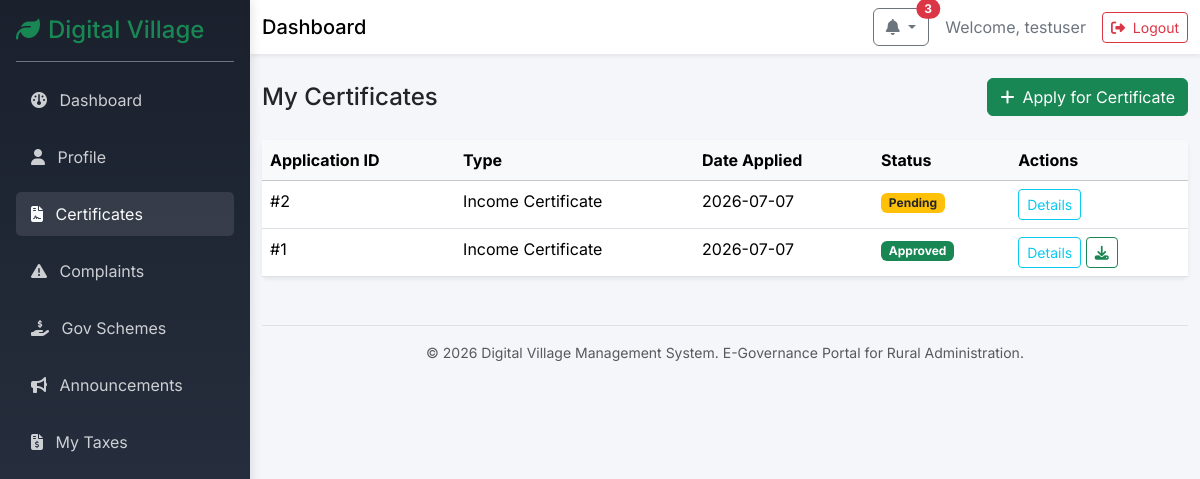
/villager/certificates (signed in), run on the app's committed database.
### models/user.py (models this page shows, shortened)
class User(UserMixin, db.Model):
    __tablename__ = 'users'
    id = db.Column(db.Integer, primary_key=True)
    username = db.Column(db.String(64), index=True, unique=True, nullable=False)
    password_hash = db.Column(db.String(256), nullable=False)
    role = db.Column(db.String(20), nullable=False, default='villager') # 'admin' or 'villager'
    created_at = db.Column(db.DateTime, default=datetime.utcnow)

### models/certificate.py (models this page shows)
class Certificate(db.Model):
    __tablename__ = 'certificates'
    id = db.Column(db.Integer, primary_key=True)
    villager_id = db.Column(db.Integer, db.ForeignKey('villagers.id'), nullable=False)
    type = db.Column(db.String(50), nullable=False)
    applicant_name = db.Column(db.String(100), nullable=False)
    address = db.Column(db.Text, nullable=False)
    mobile = db.Column(db.String(15), nullable=False)
    aadhaar = db.Column(db.String(12), nullable=False)
    document_filename = db.Column(db.String(255), nullable=True)
    status = db.Column(db.String(20), nullable=False, default='Pending') # Pending, Approved, Rejected
    remarks = db.Column(db.Text, nullable=True)
    submission_date = db.Column(db.DateTime, default=datetime.utcnow)
    villager = db.relationship('Villager', backref=db.backref('certificates', lazy=True))

### routes/villager.py (the view)
@villager_bp.route('/certificates')
def certificates():
    certs = Certificate.query.filter_by(villager_id=current_user.villager_profile.id).order_by(Certificate.submission_date.desc()).all()
    return render_template('villager/certificates.html', certificates=certs)

### routes/villager.py (called while the page is built)
@villager_bp.before_request
@login_required
def check_role():
    if current_user.role != 'villager':
        flash('Access denied. This section is for villagers only.', 'danger')
        return redirect(url_for('main.index'))

### templates/villager/certificates.html (shortened to what this page needs)
{% extends "dashboard_base.html" %}
{% block content %}
<div class="d-flex justify-content-between align-items-center mb-4">
    <h4 class="mb-0">My Certificates</h4>
    <a href="{{ url_for('villager.apply_certificate') }}" class="btn btn-success">
        <i class="fa-solid fa-plus me-2"></i>Apply for Certificate
    </a>
</div>
<div class="card shadow-sm border-0">
    <div class="card-body p-0">
        <div class="table-responsive">
            <table class="table table-hover mb-0">
                <thead class="table-light">
                    <tr>
                        <th>Application ID</th>
                        <th>Type</th>
                        <th>Date Applied</th>
                        <th>Status</th>
                        <th>Actions</th>
                    </tr>
                </thead>
                <tbody>
                    {% for cert in certificates %}
                    <tr>
                        <td>#{{ cert.id }}</td>
                        <td>{{ cert.type }}</td>
                        <td>{{ cert.submission_date.strftime('%Y-%m-%d') }}</td>
                        <td>
                            {% if cert.status == 'Pending' %}
                                <span class="badge bg-warning text-dark">Pending</span>
                            {% elif cert.status == 'Approved' %}
                                <span class="badge bg-success">Approved</span>
                            {% else %}
                                <span class="badge bg-danger">Rejected</span>
                            {% endif %}
                        </td>
                        <td>
                            <button type="button" class="btn btn-sm btn-outline-info" data-bs-toggle="modal" data-bs-target="#certModal{{ cert.id }}">
                                Details
                            </button>
                            {% if cert.status == 'Approved' %}
                            <a href="{{ url_for('villager.acknowledgement', id=cert.id) }}" class="btn btn-sm btn-outline-success" target="_blank">
                                <i class="fa-solid fa-download"></i>
                            </a>
                            {% endif %}
                        </td>
                    </tr>
                    {% else %}
                    <tr>
                        <td colspan="5" class="text-center py-4">You have not applied for any certificates yet.</td>
                    </tr>
                    {% endfor %}
                </tbody>
            </table>
        </div>
    </div>
</div>
{% endblock %}

### templates/dashboard_base.html (shortened to what this page needs)
<!DOCTYPE html>
<html lang="en">
<head>
    <link href="https://cdn.jsdelivr.net/npm/bootstrap@5.3.2/dist/css/bootstrap.min.css" rel="stylesheet">
    <link rel="stylesheet" href="https://cdnjs.cloudflare.com/ajax/libs/font-awesome/6.4.0/css/all.min.css">
    <link rel="stylesheet" href="{{ url_for('static', filename='css/style.css') }}">
</head>
<body class="dashboard-body">
    <div class="sidebar bg-dark text-white p-3" id="sidebar">
        <div class="sidebar-header border-bottom border-secondary pb-3 mb-3">
            <h4 class="mb-0 text-success"><i class="fa-solid fa-leaf me-2"></i>Digital Village</h4>
        </div>
        <ul class="nav flex-column sidebar-nav">
            {% if current_user.role == 'villager' %}
            <li class="nav-item mb-2">
                <a class="nav-link text-light {% if request.endpoint == 'villager.dashboard' %}active{% endif %}" href="{{ url_for('villager.dashboard') }}">
                    <i class="fa-solid fa-gauge me-2"></i> Dashboard
                </a>
            </li>
            <li class="nav-item mb-2">
                <a class="nav-link text-light {% if request.endpoint == 'villager.profile' %}active{% endif %}" href="{{ url_for('villager.profile') }}">
                    <i class="fa-solid fa-user me-2"></i> Profile
                </a>
            </li>
            <li class="nav-item mb-2">
                <a class="nav-link text-light {% if 'villager.certificate' in request.endpoint %}active{% endif %}" href="{{ url_for('villager.certificates') }}">
                    <i class="fa-solid fa-file-contract me-2"></i> Certificates
                </a>
            </li>
            <li class="nav-item mb-2">
                <a class="nav-link text-light {% if 'villager.complaint' in request.endpoint %}active{% endif %}" href="{{ url_for('villager.complaints') }}">
                    <i class="fa-solid fa-exclamation-triangle me-2"></i> Complaints
                </a>
            </li>
            <li class="nav-item mb-2">
                <a class="nav-link text-light {% if 'villager.scheme' in request.endpoint or 'villager.favourite' in request.endpoint %}active{% endif %}" href="{{ url_for('villager.schemes') }}">
                    <i class="fa-solid fa-hand-holding-dollar me-2"></i> Gov Schemes
                </a>
            </li>
            <li class="nav-item mb-2">
                <a class="nav-link text-light {% if 'villager.announcement' in request.endpoint %}active{% endif %}" href="{{ url_for('villager.announcements') }}">
                    <i class="fa-solid fa-bullhorn me-2"></i> Announcements
                </a>
            </li>
            <li class="nav-item mb-2">
                <a class="nav-link text-light {% if 'villager.tax' in request.endpoint %}active{% endif %}" href="{{ url_for('villager.taxes') }}">
                    <i class="fa-solid fa-file-invoice-dollar me-2"></i> My Taxes
                </a>
            </li>
            {% endif %}
        </ul>
    </div>
    <div class="main-content" id="main-content">
        <nav class="navbar navbar-expand-lg navbar-light bg-white shadow-sm mb-4">
            <div class="container-fluid">
                <span class="navbar-brand mb-0 h1 d-none d-md-block">Dashboard</span>
                <div class="ms-auto d-flex align-items-center">
                    {% if current_user.role == 'villager' %}
                    <div class="dropdown me-3">
                        <a class="btn btn-outline-secondary position-relative dropdown-toggle" href="#" role="button" id="notificationDropdown" data-bs-toggle="dropdown" aria-expanded="false" title="Notifications">
                            <i class="fa-solid fa-bell"></i>
                            {% if unread_announcements_count and unread_announcements_count > 0 %}
                            <span class="position-absolute top-0 start-100 translate-middle badge rounded-pill bg-danger animate__animated animate__pulse animate__infinite">
                                {{ unread_announcements_count }}
                            </span>
                            {% endif %}
                        </a>
                    </div>
                    {% endif %}
                    <span class="me-3 text-secondary">Welcome, {{ current_user.username }}</span>
                    <a href="{{ url_for('auth.logout') }}" class="btn btn-outline-danger btn-sm">
                        <i class="fa-solid fa-right-from-bracket me-1"></i> Logout
                    </a>
                </div>
            </div>
        </nav>
        <div class="container-fluid">
            <div class="pb-5">
                {% block content %}{% endblock %}
            </div>
            <footer class="mt-auto py-3 border-top text-center text-muted small">
                <div class="container-fluid">
                    <span>&copy; 2026 Digital Village Management System. E-Governance Portal for Rural Administration.</span>
                </div>
            </footer>
        </div>
    </div>
</body>
</html>

### static/css/style.css (style rules this page uses)
body { background-color: #f8f9fa; font-family: 'Inter', sans-serif; }
.card { transition: transform 0.2s ease, box-shadow 0.2s ease; }
.dashboard-body { display: flex; min-height: 100vh; background-color: #f4f6f9; }
.sidebar { width: 250px; transition: all 0.3s; height: 100vh; position: fixed; top: 0; left: 0; z-index: 1000; }
.sidebar-nav .nav-link { border-radius: 5px; margin-bottom: 5px; padding: 10px 15px; opacity: 0.8; }
.sidebar-nav .nav-link:hover, .sidebar-nav .nav-link.active { background-color: rgba(255,255,255,0.1); opacity: 1; }
.main-content { flex-grow: 1; margin-left: 250px; width: calc(100% - 250px); transition: all 0.3s; min-height: 100vh; }
.card { animation: fadeIn 0.3s ease-in-out; }
.sidebar { background: linear-gradient(180deg, #1a202c 0%, #2d3748 100%) !important; box-shadow: 2px 0 10px rgba(0,0,0,0.1); }

### data on the page
User: username "testuser"
Certificate: id "2", type "Income Certificate", submission_date "2026-07-07", status "Pending"
Certificate: id "1", type "Income Certificate", submission_date "2026-07-07", status "Approved"

### other printed values
{{ unread_announcements_count }} "3"
